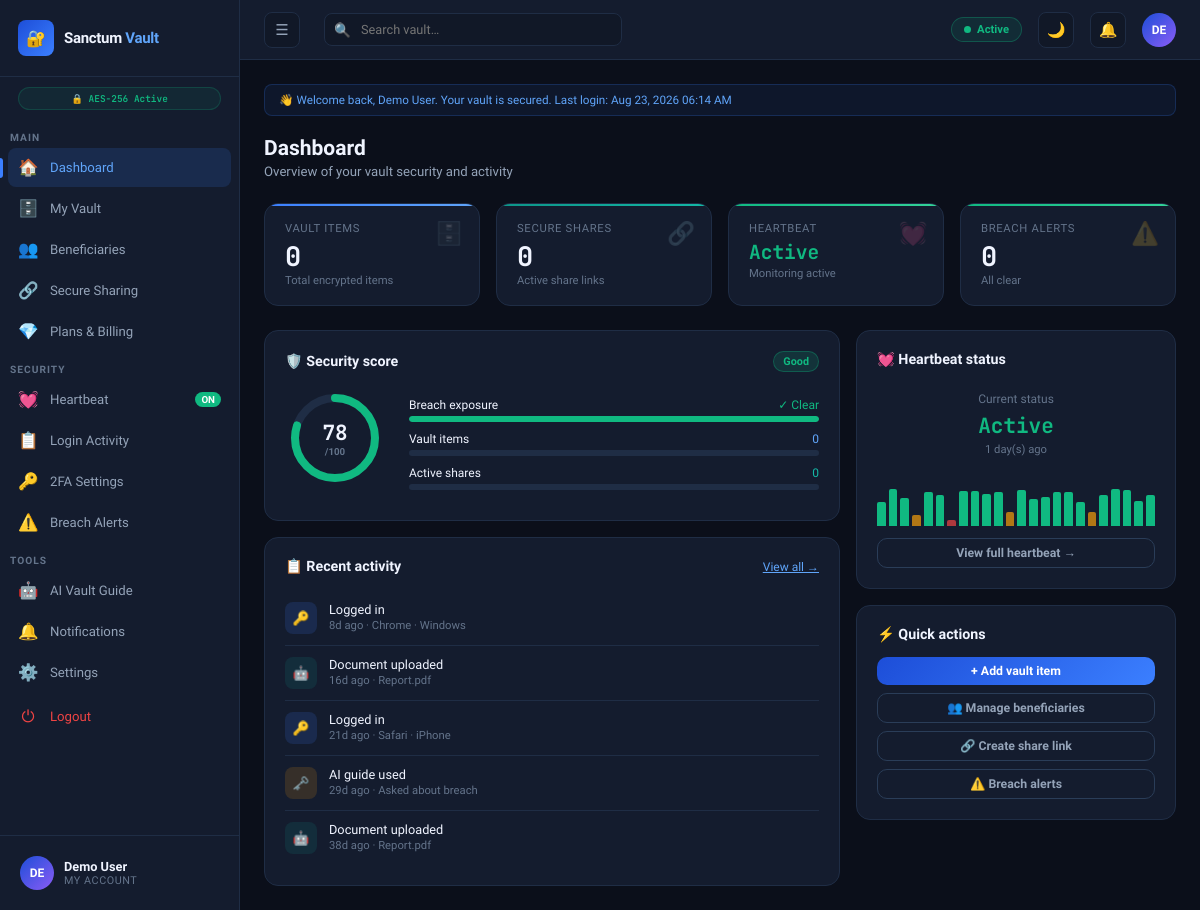
/dashboard (signed in), run on the app's committed database.
### sanctum-vault/database.py (models this page shows, shortened)
class User(db.Model):
    __tablename__ = 'users'
    id            = db.Column(db.Integer, primary_key=True)
    name          = db.Column(db.String(100), nullable=False)
    email         = db.Column(db.String(200), unique=True, nullable=False)
    password      = db.Column(db.String(300), nullable=False)
    phone         = db.Column(db.String(30),  default='')
    role          = db.Column(db.String(20),  default='user')   # user | admin
    plan          = db.Column(db.String(30),  default='free')   # free | pro | enterprise
    is_active     = db.Column(db.Boolean,     default=True)
    last_login    = db.Column(db.DateTime,    nullable=True)
    heartbeat_interval = db.Column(db.Integer, default=30)      # days
    created_at    = db.Column(db.DateTime,    default=datetime.utcnow)
    totp_secret      = db.Column(db.String(64),  nullable=True)   # TOTP secret (base32)
    totp_enabled     = db.Column(db.Boolean,     default=False)
    sms_enabled      = db.Column(db.Boolean,     default=False)
    sms_code         = db.Column(db.String(10),  nullable=True)   # current OTP sent via SMS
    sms_code_expiry  = db.Column(db.DateTime,    nullable=True)
    hw_key_enabled   = db.Column(db.Boolean,     default=False)
    hw_key_name      = db.Column(db.String(100), nullable=True)   # e.g. "YubiKey 5"
    hw_key_id        = db.Column(db.String(200), nullable=True)   # simulated credential id
    backup_codes     = db.Column(db.Text,        nullable=True)   # JSON list of hashed codes
    backup_codes_generated_at = db.Column(db.DateTime, nullable=True)
    vault_items   = db.relationship('VaultItem',   backref='user', lazy=True)
    beneficiaries = db.relationship('Beneficiary', backref='user', lazy=True)
    share_links   = db.relationship('ShareLink',   backref='user', lazy=True)
    activity_logs = db.relationship('ActivityLog', backref='user', lazy=True)
    notifications = db.relationship('Notification',backref='user', lazy=True)
    payments      = db.relationship('Payment',     backref='user', lazy=True)
    @property
    def days_since_login(self):
        if not self.last_login:
            return None
        return (datetime.utcnow() - self.last_login).days
    @property
    def heartbeat_status(self):
        if not self.last_login:
            return 'unknown'
        days = self.days_since_login
        if days is None:        return 'unknown'
        if days <= 1:           return 'active'
        if days <= self.heartbeat_interval: return 'idle'
        return 'inactive'

class ActivityLog(db.Model):
    __tablename__ = 'activity_logs'
    id         = db.Column(db.Integer, primary_key=True)
    user_id    = db.Column(db.Integer, db.ForeignKey('users.id'), nullable=False)
    action     = db.Column(db.String(200), nullable=False)
    detail     = db.Column(db.String(300), default='')
    icon_type  = db.Column(db.String(30),  default='login')
    ip         = db.Column(db.String(50),  default='')
    device     = db.Column(db.String(150), default='')
    created_at = db.Column(db.DateTime,    default=datetime.utcnow)
    ICON_MAP = {'login':'🔑','upload':'⬆️','share':'🔗','alert':'⚠️','key':'🗝️','ai':'🤖','payment':'💳'}
    @property
    def icon(self):
        return self.ICON_MAP.get(self.icon_type, '📋')
    @property
    def time_ago(self):
        diff = datetime.utcnow() - self.created_at
        if diff.total_seconds() < 60:   return 'Just now'
        if diff.total_seconds() < 3600: return f'{int(diff.total_seconds()/60)}m ago'
        if diff.days == 0:              return f'{int(diff.total_seconds()/3600)}h ago'
        return f'{diff.days}d ago'

### sanctum-vault/app.py (the view)
@app.route('/dashboard')
@login_required
def dashboard():
    user          = User.query.get(session['user_id'])
    vault_count   = VaultItem.query.filter_by(user_id=user.id, is_deleted=False).count()
    breach_count  = VaultItem.query.filter_by(user_id=user.id, is_breached=True, is_deleted=False).count()
    share_count   = ShareLink.query.filter_by(user_id=user.id, is_active=True).count()
    recent_activity = ActivityLog.query.filter_by(user_id=user.id).order_by(ActivityLog.created_at.desc()).limit(5).all()
    active_payment  = Payment.query.filter_by(user_id=user.id, status='confirmed').order_by(Payment.confirmed_at.desc()).first()
    return render_template('dashboard.html', user=user, vault_count=vault_count,
                           breach_count=breach_count, share_count=share_count,
                           recent_activity=recent_activity, active_payment=active_payment,
                           plans=PLANS)

### sanctum-vault/app.py (called while the page is built)
def login_required(f):
    from functools import wraps
    @wraps(f)
    def decorated(*args, **kwargs):
        if 'user_id' not in session:
            return redirect(url_for('login'))
        return f(*args, **kwargs)
    return decorated

### sanctum-vault/templates/dashboard.html (shortened to what this page needs)
{% extends "app_shell.html" %}
{% set active_page = 'dashboard' %}
{% block content %}
<div class="admin-bar" style="background:rgba(59,127,255,.08);border-color:rgba(59,127,255,.2);color:var(--accent2)">
  👋 Welcome back, {{ user.name }}. Your vault is secured.
  {% if user.last_login %} Last login: {{ user.last_login.strftime('%b %d, %Y %I:%M %p') }}{% endif %}
</div>
<div class="page-header">
  <h1>Dashboard</h1>
  <p>Overview of your vault security and activity</p>
</div>
<div class="stats-grid">
  <div class="stat-card">
    <div class="stat-icon">🗄️</div>
    <div class="stat-label">Vault items</div>
    <div class="stat-value">{{ vault_count }}</div>
    <div class="stat-sub">Total encrypted items</div>
  </div>
  <div class="stat-card teal">
    <div class="stat-icon">🔗</div>
    <div class="stat-label">Secure shares</div>
    <div class="stat-value">{{ share_count }}</div>
    <div class="stat-sub">Active share links</div>
  </div>
  <div class="stat-card green">
    <div class="stat-icon">💓</div>
    <div class="stat-label">Heartbeat</div>
    <div class="stat-value" style="font-size:1.3rem;color:var(--green)">{{ user.heartbeat_status|title }}</div>
    <div class="stat-sub">Monitoring active</div>
  </div>
  <div class="stat-card {% if breach_count > 0 %}red{% else %}green{% endif %}">
    <div class="stat-icon">⚠️</div>
    <div class="stat-label">Breach alerts</div>
    <div class="stat-value">{{ breach_count }}</div>
    <div class="stat-sub">{% if breach_count > 0 %}Action required{% else %}All clear{% endif %}</div>
  </div>
</div>
<div class="grid-65-35">
  <div style="display:flex;flex-direction:column;gap:16px">
    <div class="card">
      <div class="card-header">
        <div class="card-title">🛡️ Security score</div>
        <span class="badge badge-green">Good</span>
      </div>
      <div style="display:flex;align-items:center;gap:24px">
        <div class="score-ring">
          <svg width="100" height="100" viewBox="0 0 100 100">
            <circle cx="50" cy="50" r="40" fill="none" stroke="var(--border)" stroke-width="8"/>
            <circle cx="50" cy="50" r="40" fill="none" stroke="var(--green)" stroke-width="8" stroke-dasharray="201 251" stroke-linecap="round"/>
          </svg>
          <div class="score-text">78<div class="score-label-small">/100</div></div>
        </div>
        <div style="flex:1">
          <div style="margin-bottom:10px">
            <div style="display:flex;justify-content:space-between;font-size:.8rem;margin-bottom:4px"><span>Breach exposure</span><span style="color:{% if breach_count > 0 %}var(--red){% else %}var(--green){% endif %}">{% if breach_count > 0 %}{{ breach_count }} items{% else %}✓ Clear{% endif %}</span></div>
            <div class="progress-bar"><div class="progress-fill" style="width:{% if breach_count > 0 %}30{% else %}100{% endif %}%;background:{% if breach_count > 0 %}var(--red){% else %}var(--green){% endif %}"></div></div>
          </div>
          <div style="margin-bottom:10px">
            <div style="display:flex;justify-content:space-between;font-size:.8rem;margin-bottom:4px"><span>Vault items</span><span style="color:var(--accent2)">{{ vault_count }}</span></div>
            <div class="progress-bar"><div class="progress-fill" style="width:{{ [vault_count * 2, 100]|min }}%;background:var(--accent)"></div></div>
          </div>
          <div>
            <div style="display:flex;justify-content:space-between;font-size:.8rem;margin-bottom:4px"><span>Active shares</span><span style="color:var(--teal2)">{{ share_count }}</span></div>
            <div class="progress-bar"><div class="progress-fill" style="width:{{ [share_count * 10, 100]|min }}%;background:var(--teal)"></div></div>
          </div>
        </div>
      </div>
    </div>
    <div class="card">
      <div class="card-header">
        <div class="card-title">📋 Recent activity</div>
        <a href="{{ url_for('activity') }}" style="font-size:.8rem;color:var(--accent2)">View all →</a>
      </div>
      {% for log in recent_activity %}
      <div class="activity-item">
        <div class="act-icon {{ log.icon_type }}">{{ log.icon }}</div>
        <div class="act-body">
          <div class="act-title">{{ log.action }}</div>
          <div class="act-meta">{{ log.time_ago }}{% if log.detail %} · {{ log.detail }}{% endif %}</div>
        </div>
      </div>
      {% else %}
      <div style="color:var(--text3);font-size:.85rem;padding:12px 0">No recent activity.</div>
      {% endfor %}
    </div>
  </div>
  <div style="display:flex;flex-direction:column;gap:16px">
    <div class="card">
      <div class="card-title" style="margin-bottom:14px">💓 Heartbeat status</div>
      <div style="text-align:center;padding:10px 0">
        <div style="font-size:.8rem;color:var(--text3);margin-bottom:6px">Current status</div>
        <div style="font-size:1.4rem;font-weight:700;font-family:var(--mono);color:var(--{{ 'green' if user.heartbeat_status=='active' else 'amber' if user.heartbeat_status=='idle' else 'red' }})">{{ user.heartbeat_status|title }}</div>
        <div style="font-size:.75rem;color:var(--text3);margin-top:4px">
          {% if user.last_login %}{{ user.days_since_login }} day(s) ago{% else %}Never logged in{% endif %}
        </div>
      </div>
      <div class="hb-chart" id="dash-hb-chart"></div>
      <a href="{{ url_for('heartbeat') }}" class="btn btn-ghost btn-sm" style="width:100%;margin-top:12px;display:flex;justify-content:center">View full heartbeat →</a>
    </div>
    <div class="card">
      <div class="card-title" style="margin-bottom:14px">⚡ Quick actions</div>
      <div style="display:flex;flex-direction:column;gap:8px">
        <a href="{{ url_for('vault_add') }}" class="btn btn-primary btn-sm">+ Add vault item</a>
        <a href="{{ url_for('beneficiaries') }}" class="btn btn-ghost btn-sm">👥 Manage beneficiaries</a>
        <a href="{{ url_for('sharing') }}" class="btn btn-ghost btn-sm">🔗 Create share link</a>
        <a href="{{ url_for('breach') }}" class="btn {% if breach_count > 0 %}btn-danger{% else %}btn-ghost{% endif %} btn-sm">⚠️ Breach alerts {% if breach_count > 0 %}({{ breach_count }}){% endif %}</a>
      </div>
    </div>
  </div>
</div>
{% endblock %}

### sanctum-vault/templates/app_shell.html (shortened to what this page needs)
{% extends "base.html" %}
{% block body %}
<div class="app-shell">
  <aside class="sidebar" id="sidebar">
    <div class="sidebar-logo">
      <div class="logo-icon">🔐</div>
      <div class="logo-name">Sanctum <span>Vault</span></div>
    </div>
    <div style="padding:6px 10px;margin:4px 8px">
      <span class="enc-badge" style="font-size:.63rem;width:100%;justify-content:center">🔒 AES-256 Active</span>
    </div>
    <div class="sidebar-section">Main</div>
    <a class="nav-item {% if active_page=='dashboard' %}active{% endif %}" href="{{ url_for('dashboard') }}"><span class="nav-icon">🏠</span><span>Dashboard</span></a>
    <a class="nav-item {% if active_page=='vault' %}active{% endif %}"     href="{{ url_for('vault') }}"><span class="nav-icon">🗄️</span><span>My Vault</span></a>
    <a class="nav-item {% if active_page=='beneficiaries' %}active{% endif %}" href="{{ url_for('beneficiaries') }}"><span class="nav-icon">👥</span><span>Beneficiaries</span></a>
    <a class="nav-item {% if active_page=='sharing' %}active{% endif %}"   href="{{ url_for('sharing') }}"><span class="nav-icon">🔗</span><span>Secure Sharing</span></a>
    <a class="nav-item {% if active_page=='plans' %}active{% endif %}"     href="{{ url_for('plans') }}"><span class="nav-icon">💎</span><span>Plans &amp; Billing</span></a>
    <div class="sidebar-section">Security</div>
    <a class="nav-item {% if active_page=='heartbeat' %}active{% endif %}" href="{{ url_for('heartbeat') }}"><span class="nav-icon">💓</span><span>Heartbeat</span><span class="nav-badge green">ON</span></a>
    <a class="nav-item {% if active_page=='activity' %}active{% endif %}"  href="{{ url_for('activity') }}"><span class="nav-icon">📋</span><span>Login Activity</span></a>
    <a class="nav-item {% if active_page=='2fa' %}active{% endif %}"       href="{{ url_for('twofa_settings') }}"><span class="nav-icon">🔑</span><span>2FA Settings</span></a>
    <a class="nav-item {% if active_page=='breach' %}active{% endif %}"    href="{{ url_for('breach') }}"><span class="nav-icon">⚠️</span><span>Breach Alerts</span><span class="nav-badge breach-badge" style="display:none">0</span></a>
    <div class="sidebar-section">Tools</div>
    <a class="nav-item {% if active_page=='ai' %}active{% endif %}"            href="{{ url_for('ai_guide') }}"><span class="nav-icon">🤖</span><span>AI Vault Guide</span></a>
    <a class="nav-item " href="{{ url_for('notifications') }}"><span class="nav-icon">🔔</span><span>Notifications</span></a>
    <a class="nav-item {% if active_page=='settings' %}active{% endif %}"      href="{{ url_for('settings') }}"><span class="nav-icon">⚙️</span><span>Settings</span></a>
    <a class="nav-item nav-logout" href="{{ url_for('logout') }}"><span class="nav-icon">⏻</span><span>Logout</span></a>
    <div class="sidebar-footer">
      <div class="user-card">
        <div class="avatar">{{ session.user_name[:2]|upper }}</div>
        <div class="user-info">
          <div class="user-name">{{ session.user_name }}</div>
          <div class="user-role">My Account</div>
        </div>
      </div>
    </div>
  </aside>
  <div class="main">
    <div class="topbar">
      <button class="btn-icon" onclick="toggleSidebar()" style="margin-right:8px">☰</button>
      <div class="topbar-search"><span class="s-icon">🔍</span><input type="text" placeholder="Search vault…"/></div>
      <div class="heartbeat-pill"><span class="pulse-dot"></span> Active</div>
      <button class="btn-icon theme-toggle-btn" onclick="toggleTheme()" title="Toggle theme" id="theme-btn">🌙</button>
      <a href="{{ url_for('notifications') }}" class="notif-btn">🔔<div class="notif-dot notif-indicator" style="display:none"></div></a>
      <div class="avatar" style="cursor:pointer" onclick="window.location='{{ url_for('settings') }}'">{{ session.user_name[:2]|upper }}</div>
    </div>
    <div class="content">
      {% block content %}{% endblock %}
    </div>
  </div>
</div>
{% endblock %}

### sanctum-vault/templates/base.html (shortened to what this page needs)
<!DOCTYPE html>
<html lang="en" data-theme="{{ session.get('theme', 'dark') }}">
<head>
<link rel="stylesheet" href="{{ url_for('static', filename='css/main.css') }}"/>
</head>
<body>
{% block body %}{% endblock %}
</body>
</html>

### data on the page
User: user_name "Demo User", name "Demo User", last_login "Aug 23, 2026 06:14 AM", heartbeat_status "Active", days_since_login "1"
ActivityLog: icon "🔑", action "Logged in", time_ago "8d ago", detail "Chrome · Windows"
ActivityLog: icon "🤖", action "Document uploaded", time_ago "16d ago", detail "Report.pdf"
ActivityLog: icon "🔑", action "Logged in", time_ago "21d ago", detail "Safari · iPhone"
ActivityLog: icon "🗝️", action "AI guide used", time_ago "29d ago", detail "Asked about breach"
ActivityLog: icon "🤖", action "Document uploaded", time_ago "38d ago", detail "Report.pdf"

### other printed values
{{ session.user_name[:2]|upper }} "DE"
{{ vault_count }} "0"
{{ share_count }} "0"
{{ breach_count }} "0"
